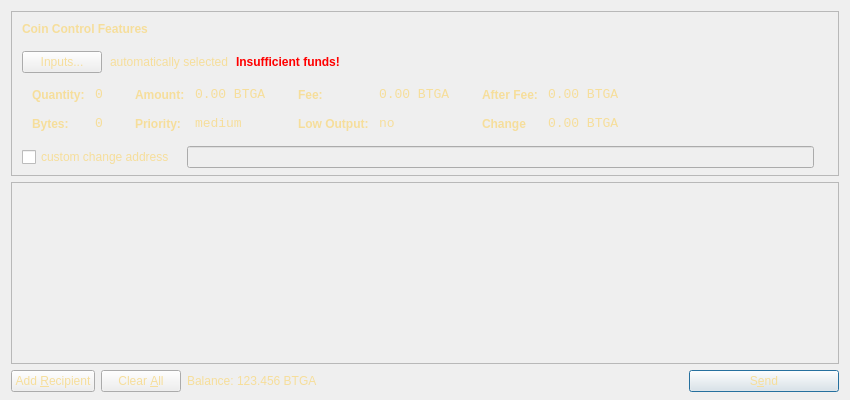
<?xml version="1.0" encoding="UTF-8"?>
<ui version="4.0">
 <class>SendCoinsDialog</class>
 <widget class="QDialog" name="SendCoinsDialog">
  <property name="geometry">
   <rect>
    <x>0</x>
    <y>0</y>
    <width>850</width>
    <height>400</height>
   </rect>
  </property>
  <property name="windowTitle">
   <string>Send Coins</string>
  </property>
  <property name="styleSheet">
   <string notr="true">background-image: url(:/images/bg2);
color: rgb(246, 222, 155);</string>
  </property>
  <layout class="QVBoxLayout" name="verticalLayout" stretch="0,1,0">
   <property name="bottomMargin">
    <number>8</number>
   </property>
   <item>
    <widget class="QFrame" name="frameCoinControl">
     <property name="sizePolicy">
      <sizepolicy hsizetype="Expanding" vsizetype="Expanding">
       <horstretch>0</horstretch>
       <verstretch>0</verstretch>
      </sizepolicy>
     </property>
     <property name="maximumSize">
      <size>
       <width>16777215</width>
       <height>16777215</height>
      </size>
     </property>
     <property name="frameShape">
      <enum>QFrame::StyledPanel</enum>
     </property>
     <property name="frameShadow">
      <enum>QFrame::Sunken</enum>
     </property>
     <layout class="QVBoxLayout" name="verticalLayoutCoinControl2">
      <property name="spacing">
       <number>6</number>
      </property>
      <property name="leftMargin">
       <number>0</number>
      </property>
      <property name="topMargin">
       <number>0</number>
      </property>
      <property name="rightMargin">
       <number>0</number>
      </property>
      <property name="bottomMargin">
       <number>6</number>
      </property>
      <item>
       <layout class="QVBoxLayout" name="verticalLayoutCoinControl" stretch="0,0,0,0,1">
        <property name="spacing">
         <number>0</number>
        </property>
        <property name="leftMargin">
         <number>10</number>
        </property>
        <property name="topMargin">
         <number>10</number>
        </property>
        <item>
         <layout class="QHBoxLayout" name="horizontalLayoutCoinControl1">
          <property name="bottomMargin">
           <number>15</number>
          </property>
          <item>
           <widget class="QLabel" name="labelCoinControlFeatures">
            <property name="sizePolicy">
             <sizepolicy hsizetype="Preferred" vsizetype="Maximum">
              <horstretch>0</horstretch>
              <verstretch>0</verstretch>
             </sizepolicy>
            </property>
            <property name="font">
             <font>
              <weight>75</weight>
              <bold>true</bold>
             </font>
            </property>
            <property name="styleSheet">
             <string notr="true">font-weight:bold;</string>
            </property>
            <property name="text">
             <string>Coin Control Features</string>
            </property>
           </widget>
          </item>
         </layout>
        </item>
        <item>
         <layout class="QHBoxLayout" name="horizontalLayoutCoinControl2" stretch="0,0,0,0">
          <property name="spacing">
           <number>8</number>
          </property>
          <property name="bottomMargin">
           <number>10</number>
          </property>
          <item>
           <widget class="QPushButton" name="pushButtonCoinControl">
            <property name="styleSheet">
             <string notr="true"/>
            </property>
            <property name="text">
             <string>Inputs...</string>
            </property>
           </widget>
          </item>
          <item>
           <widget class="QLabel" name="labelCoinControlAutomaticallySelected">
            <property name="text">
             <string>automatically selected</string>
            </property>
            <property name="margin">
             <number>5</number>
            </property>
           </widget>
          </item>
          <item>
           <widget class="QLabel" name="labelCoinControlInsuffFunds">
            <property name="font">
             <font>
              <weight>75</weight>
              <bold>true</bold>
             </font>
            </property>
            <property name="styleSheet">
             <string notr="true">color:red;font-weight:bold;</string>
            </property>
            <property name="text">
             <string>Insufficient funds!</string>
            </property>
            <property name="margin">
             <number>5</number>
            </property>
           </widget>
          </item>
          <item>
           <spacer name="horizontalSpacerCoinControl">
            <property name="orientation">
             <enum>Qt::Horizontal</enum>
            </property>
            <property name="sizeHint" stdset="0">
             <size>
              <width>40</width>
              <height>1</height>
             </size>
            </property>
           </spacer>
          </item>
         </layout>
        </item>
        <item>
         <widget class="QWidget" name="widgetCoinControl" native="true">
          <property name="sizePolicy">
           <sizepolicy hsizetype="Preferred" vsizetype="Preferred">
            <horstretch>0</horstretch>
            <verstretch>0</verstretch>
           </sizepolicy>
          </property>
          <property name="minimumSize">
           <size>
            <width>0</width>
            <height>0</height>
           </size>
          </property>
          <property name="styleSheet">
           <string notr="true"/>
          </property>
          <layout class="QHBoxLayout" name="horizontalLayoutCoinControl5">
           <property name="leftMargin">
            <number>0</number>
           </property>
           <property name="topMargin">
            <number>0</number>
           </property>
           <property name="rightMargin">
            <number>0</number>
           </property>
           <property name="bottomMargin">
            <number>0</number>
           </property>
           <item>
            <layout class="QHBoxLayout" name="horizontalLayoutCoinControl3" stretch="0,0,0,1">
             <property name="spacing">
              <number>20</number>
             </property>
             <property name="topMargin">
              <number>0</number>
             </property>
             <property name="bottomMargin">
              <number>10</number>
             </property>
             <item>
              <layout class="QFormLayout" name="formLayoutCoinControl1">
               <property name="horizontalSpacing">
                <number>10</number>
               </property>
               <property name="verticalSpacing">
                <number>14</number>
               </property>
               <property name="leftMargin">
                <number>10</number>
               </property>
               <property name="topMargin">
                <number>4</number>
               </property>
               <property name="rightMargin">
                <number>6</number>
               </property>
               <item row="0" column="0">
                <widget class="QLabel" name="labelCoinControlQuantityText">
                 <property name="styleSheet">
                  <string notr="true">font-weight:bold;</string>
                 </property>
                 <property name="text">
                  <string>Quantity:</string>
                 </property>
                 <property name="margin">
                  <number>0</number>
                 </property>
                </widget>
               </item>
               <item row="0" column="1">
                <widget class="QLabel" name="labelCoinControlQuantity">
                 <property name="font">
                  <font>
                   <family>Monospace</family>
                   <pointsize>10</pointsize>
                  </font>
                 </property>
                 <property name="cursor">
                  <cursorShape>IBeamCursor</cursorShape>
                 </property>
                 <property name="contextMenuPolicy">
                  <enum>Qt::ActionsContextMenu</enum>
                 </property>
                 <property name="text">
                  <string>0</string>
                 </property>
                 <property name="margin">
                  <number>0</number>
                 </property>
                 <property name="textInteractionFlags">
                  <set>Qt::LinksAccessibleByMouse|Qt::TextSelectableByKeyboard|Qt::TextSelectableByMouse</set>
                 </property>
                </widget>
               </item>
               <item row="1" column="0">
                <widget class="QLabel" name="labelCoinControlBytesText">
                 <property name="styleSheet">
                  <string notr="true">font-weight:bold;</string>
                 </property>
                 <property name="text">
                  <string>Bytes:</string>
                 </property>
                </widget>
               </item>
               <item row="1" column="1">
                <widget class="QLabel" name="labelCoinControlBytes">
                 <property name="font">
                  <font>
                   <family>Monospace</family>
                   <pointsize>10</pointsize>
                  </font>
                 </property>
                 <property name="cursor">
                  <cursorShape>IBeamCursor</cursorShape>
                 </property>
                 <property name="contextMenuPolicy">
                  <enum>Qt::ActionsContextMenu</enum>
                 </property>
                 <property name="text">
                  <string>0</string>
                 </property>
                 <property name="textInteractionFlags">
                  <set>Qt::LinksAccessibleByMouse|Qt::TextSelectableByKeyboard|Qt::TextSelectableByMouse</set>
                 </property>
                </widget>
               </item>
              </layout>
             </item>
             <item>
              <layout class="QFormLayout" name="formLayoutCoinControl2">
               <property name="horizontalSpacing">
                <number>10</number>
               </property>
               <property name="verticalSpacing">
                <number>14</number>
               </property>
               <property name="leftMargin">
                <number>6</number>
               </property>
               <property name="topMargin">
                <number>4</number>
               </property>
               <property name="rightMargin">
                <number>6</number>
               </property>
               <item row="0" column="0">
                <widget class="QLabel" name="labelCoinControlAmountText">
                 <property name="styleSheet">
                  <string notr="true">font-weight:bold;</string>
                 </property>
                 <property name="text">
                  <string>Amount:</string>
                 </property>
                 <property name="margin">
                  <number>0</number>
                 </property>
                </widget>
               </item>
               <item row="0" column="1">
                <widget class="QLabel" name="labelCoinControlAmount">
                 <property name="font">
                  <font>
                   <family>Monospace</family>
                   <pointsize>10</pointsize>
                  </font>
                 </property>
                 <property name="cursor">
                  <cursorShape>IBeamCursor</cursorShape>
                 </property>
                 <property name="contextMenuPolicy">
                  <enum>Qt::ActionsContextMenu</enum>
                 </property>
                 <property name="text">
                  <string>0.00 BTGA</string>
                 </property>
                 <property name="textInteractionFlags">
                  <set>Qt::LinksAccessibleByMouse|Qt::TextSelectableByKeyboard|Qt::TextSelectableByMouse</set>
                 </property>
                </widget>
               </item>
               <item row="1" column="0">
                <widget class="QLabel" name="labelCoinControlPriorityText">
                 <property name="styleSheet">
                  <string notr="true">font-weight:bold;</string>
                 </property>
                 <property name="text">
                  <string>Priority:</string>
                 </property>
                </widget>
               </item>
               <item row="1" column="1">
                <widget class="QLabel" name="labelCoinControlPriority">
                 <property name="font">
                  <font>
                   <family>Monospace</family>
                   <pointsize>10</pointsize>
                  </font>
                 </property>
                 <property name="cursor">
                  <cursorShape>IBeamCursor</cursorShape>
                 </property>
                 <property name="contextMenuPolicy">
                  <enum>Qt::ActionsContextMenu</enum>
                 </property>
                 <property name="text">
                  <string>medium</string>
                 </property>
                 <property name="textInteractionFlags">
                  <set>Qt::LinksAccessibleByMouse|Qt::TextSelectableByKeyboard|Qt::TextSelectableByMouse</set>
                 </property>
                </widget>
               </item>
              </layout>
             </item>
             <item>
              <layout class="QFormLayout" name="formLayoutCoinControl3">
               <property name="horizontalSpacing">
                <number>10</number>
               </property>
               <property name="verticalSpacing">
                <number>14</number>
               </property>
               <property name="leftMargin">
                <number>6</number>
               </property>
               <property name="topMargin">
                <number>4</number>
               </property>
               <property name="rightMargin">
                <number>6</number>
               </property>
               <item row="0" column="0">
                <widget class="QLabel" name="labelCoinControlFeeText">
                 <property name="styleSheet">
                  <string notr="true">font-weight:bold;</string>
                 </property>
                 <property name="text">
                  <string>Fee:</string>
                 </property>
                 <property name="margin">
                  <number>0</number>
                 </property>
                </widget>
               </item>
               <item row="0" column="1">
                <widget class="QLabel" name="labelCoinControlFee">
                 <property name="font">
                  <font>
                   <family>Monospace</family>
                   <pointsize>10</pointsize>
                  </font>
                 </property>
                 <property name="cursor">
                  <cursorShape>IBeamCursor</cursorShape>
                 </property>
                 <property name="contextMenuPolicy">
                  <enum>Qt::ActionsContextMenu</enum>
                 </property>
                 <property name="text">
                  <string>0.00 BTGA</string>
                 </property>
                 <property name="textInteractionFlags">
                  <set>Qt::LinksAccessibleByMouse|Qt::TextSelectableByKeyboard|Qt::TextSelectableByMouse</set>
                 </property>
                </widget>
               </item>
               <item row="1" column="0">
                <widget class="QLabel" name="labelCoinControlLowOutputText">
                 <property name="styleSheet">
                  <string notr="true">font-weight:bold;</string>
                 </property>
                 <property name="text">
                  <string>Low Output:</string>
                 </property>
                </widget>
               </item>
               <item row="1" column="1">
                <widget class="QLabel" name="labelCoinControlLowOutput">
                 <property name="font">
                  <font>
                   <family>Monospace</family>
                   <pointsize>10</pointsize>
                  </font>
                 </property>
                 <property name="cursor">
                  <cursorShape>IBeamCursor</cursorShape>
                 </property>
                 <property name="contextMenuPolicy">
                  <enum>Qt::ActionsContextMenu</enum>
                 </property>
                 <property name="text">
                  <string>no</string>
                 </property>
                 <property name="textInteractionFlags">
                  <set>Qt::LinksAccessibleByMouse|Qt::TextSelectableByKeyboard|Qt::TextSelectableByMouse</set>
                 </property>
                </widget>
               </item>
              </layout>
             </item>
             <item>
              <layout class="QFormLayout" name="formLayoutCoinControl4">
               <property name="horizontalSpacing">
                <number>10</number>
               </property>
               <property name="verticalSpacing">
                <number>14</number>
               </property>
               <property name="leftMargin">
                <number>6</number>
               </property>
               <property name="topMargin">
                <number>4</number>
               </property>
               <property name="rightMargin">
                <number>6</number>
               </property>
               <item row="0" column="0">
                <widget class="QLabel" name="labelCoinControlAfterFeeText">
                 <property name="styleSheet">
                  <string notr="true">font-weight:bold;</string>
                 </property>
                 <property name="text">
                  <string>After Fee:</string>
                 </property>
                 <property name="margin">
                  <number>0</number>
                 </property>
                </widget>
               </item>
               <item row="0" column="1">
                <widget class="QLabel" name="labelCoinControlAfterFee">
                 <property name="font">
                  <font>
                   <family>Monospace</family>
                   <pointsize>10</pointsize>
                  </font>
                 </property>
                 <property name="cursor">
                  <cursorShape>IBeamCursor</cursorShape>
                 </property>
                 <property name="contextMenuPolicy">
                  <enum>Qt::ActionsContextMenu</enum>
                 </property>
                 <property name="text">
                  <string>0.00 BTGA</string>
                 </property>
                 <property name="textInteractionFlags">
                  <set>Qt::LinksAccessibleByMouse|Qt::TextSelectableByKeyboard|Qt::TextSelectableByMouse</set>
                 </property>
                </widget>
               </item>
               <item row="1" column="0">
                <widget class="QLabel" name="labelCoinControlChangeText">
                 <property name="styleSheet">
                  <string notr="true">font-weight:bold;</string>
                 </property>
                 <property name="text">
                  <string>Change</string>
                 </property>
                </widget>
               </item>
               <item row="1" column="1">
                <widget class="QLabel" name="labelCoinControlChange">
                 <property name="font">
                  <font>
                   <family>Monospace</family>
                   <pointsize>10</pointsize>
                  </font>
                 </property>
                 <property name="cursor">
                  <cursorShape>IBeamCursor</cursorShape>
                 </property>
                 <property name="contextMenuPolicy">
                  <enum>Qt::ActionsContextMenu</enum>
                 </property>
                 <property name="text">
                  <string>0.00 BTGA</string>
                 </property>
                 <property name="textInteractionFlags">
                  <set>Qt::LinksAccessibleByMouse|Qt::TextSelectableByKeyboard|Qt::TextSelectableByMouse</set>
                 </property>
                </widget>
               </item>
              </layout>
             </item>
            </layout>
           </item>
          </layout>
         </widget>
        </item>
        <item>
         <layout class="QHBoxLayout" name="horizontalLayoutCoinControl4" stretch="0,0,0">
          <property name="spacing">
           <number>12</number>
          </property>
          <property name="sizeConstraint">
           <enum>QLayout::SetDefaultConstraint</enum>
          </property>
          <property name="topMargin">
           <number>5</number>
          </property>
          <property name="rightMargin">
           <number>5</number>
          </property>
          <item>
           <widget class="QCheckBox" name="checkBoxCoinControlChange">
            <property name="text">
             <string>custom change address</string>
            </property>
           </widget>
          </item>
          <item>
           <widget class="QLineEdit" name="lineEditCoinControlChange">
            <property name="enabled">
             <bool>false</bool>
            </property>
            <property name="sizePolicy">
             <sizepolicy hsizetype="Expanding" vsizetype="Fixed">
              <horstretch>0</horstretch>
              <verstretch>0</verstretch>
             </sizepolicy>
            </property>
           </widget>
          </item>
          <item>
           <widget class="QLabel" name="labelCoinControlChangeLabel">
            <property name="sizePolicy">
             <sizepolicy hsizetype="Preferred" vsizetype="Expanding">
              <horstretch>0</horstretch>
              <verstretch>0</verstretch>
             </sizepolicy>
            </property>
            <property name="minimumSize">
             <size>
              <width>0</width>
              <height>0</height>
             </size>
            </property>
            <property name="text">
             <string/>
            </property>
            <property name="margin">
             <number>3</number>
            </property>
           </widget>
          </item>
         </layout>
        </item>
        <item>
         <spacer name="verticalSpacerCoinControl">
          <property name="orientation">
           <enum>Qt::Vertical</enum>
          </property>
          <property name="sizeHint" stdset="0">
           <size>
            <width>800</width>
            <height>1</height>
           </size>
          </property>
         </spacer>
        </item>
       </layout>
      </item>
     </layout>
    </widget>
   </item>
   <item>
    <widget class="QScrollArea" name="scrollArea">
     <property name="widgetResizable">
      <bool>true</bool>
     </property>
     <widget class="QWidget" name="scrollAreaWidgetContents">
      <property name="geometry">
       <rect>
        <x>0</x>
        <y>0</y>
        <width>830</width>
        <height>172</height>
       </rect>
      </property>
      <layout class="QVBoxLayout" name="verticalLayout_2">
       <property name="leftMargin">
        <number>0</number>
       </property>
       <property name="topMargin">
        <number>0</number>
       </property>
       <property name="rightMargin">
        <number>0</number>
       </property>
       <property name="bottomMargin">
        <number>0</number>
       </property>
       <item>
        <layout class="QVBoxLayout" name="entries">
         <property name="spacing">
          <number>6</number>
         </property>
        </layout>
       </item>
       <item>
        <spacer name="verticalSpacer">
         <property name="orientation">
          <enum>Qt::Vertical</enum>
         </property>
         <property name="sizeHint" stdset="0">
          <size>
           <width>20</width>
           <height>40</height>
          </size>
         </property>
        </spacer>
       </item>
      </layout>
     </widget>
    </widget>
   </item>
   <item>
    <layout class="QHBoxLayout" name="horizontalLayout">
     <item>
      <widget class="QPushButton" name="addButton">
       <property name="toolTip">
        <string>Send to multiple recipients at once</string>
       </property>
       <property name="text">
        <string>Add &amp;Recipient</string>
       </property>
       <property name="icon">
        <iconset resource="../bitcoin.qrc">
         <normaloff>:/icons/add</normaloff>:/icons/add</iconset>
       </property>
       <property name="autoDefault">
        <bool>false</bool>
       </property>
      </widget>
     </item>
     <item>
      <widget class="QPushButton" name="clearButton">
       <property name="sizePolicy">
        <sizepolicy hsizetype="Minimum" vsizetype="Fixed">
         <horstretch>0</horstretch>
         <verstretch>0</verstretch>
        </sizepolicy>
       </property>
       <property name="toolTip">
        <string>Remove all transaction fields</string>
       </property>
       <property name="text">
        <string>Clear &amp;All</string>
       </property>
       <property name="icon">
        <iconset resource="../bitcoin.qrc">
         <normaloff>:/icons/remove</normaloff>:/icons/remove</iconset>
       </property>
       <property name="autoRepeatDelay">
        <number>300</number>
       </property>
       <property name="autoDefault">
        <bool>false</bool>
       </property>
      </widget>
     </item>
     <item>
      <layout class="QHBoxLayout" name="horizontalLayout_2">
       <property name="spacing">
        <number>3</number>
       </property>
       <item>
        <widget class="QLabel" name="label">
         <property name="sizePolicy">
          <sizepolicy hsizetype="Preferred" vsizetype="Fixed">
           <horstretch>0</horstretch>
           <verstretch>0</verstretch>
          </sizepolicy>
         </property>
         <property name="text">
          <string>Balance:</string>
         </property>
        </widget>
       </item>
       <item>
        <widget class="QLabel" name="labelBalance">
         <property name="sizePolicy">
          <sizepolicy hsizetype="Preferred" vsizetype="Fixed">
           <horstretch>0</horstretch>
           <verstretch>0</verstretch>
          </sizepolicy>
         </property>
         <property name="cursor">
          <cursorShape>IBeamCursor</cursorShape>
         </property>
         <property name="text">
          <string>123.456 BTGA</string>
         </property>
         <property name="textInteractionFlags">
          <set>Qt::LinksAccessibleByMouse|Qt::TextSelectableByKeyboard|Qt::TextSelectableByMouse</set>
         </property>
        </widget>
       </item>
      </layout>
     </item>
     <item>
      <spacer name="horizontalSpacer">
       <property name="orientation">
        <enum>Qt::Horizontal</enum>
       </property>
       <property name="sizeHint" stdset="0">
        <size>
         <width>40</width>
         <height>20</height>
        </size>
       </property>
      </spacer>
     </item>
     <item>
      <widget class="QPushButton" name="sendButton">
       <property name="minimumSize">
        <size>
         <width>150</width>
         <height>0</height>
        </size>
       </property>
       <property name="toolTip">
        <string>Confirm the send action</string>
       </property>
       <property name="text">
        <string>S&amp;end</string>
       </property>
       <property name="icon">
        <iconset resource="../bitcoin.qrc">
         <normaloff>:/icons/send</normaloff>:/icons/send</iconset>
       </property>
       <property name="default">
        <bool>true</bool>
       </property>
      </widget>
     </item>
    </layout>
   </item>
  </layout>
 </widget>
 <resources>
  <include location="../bitcoin.qrc"/>
 </resources>
 <connections/>
</ui>
